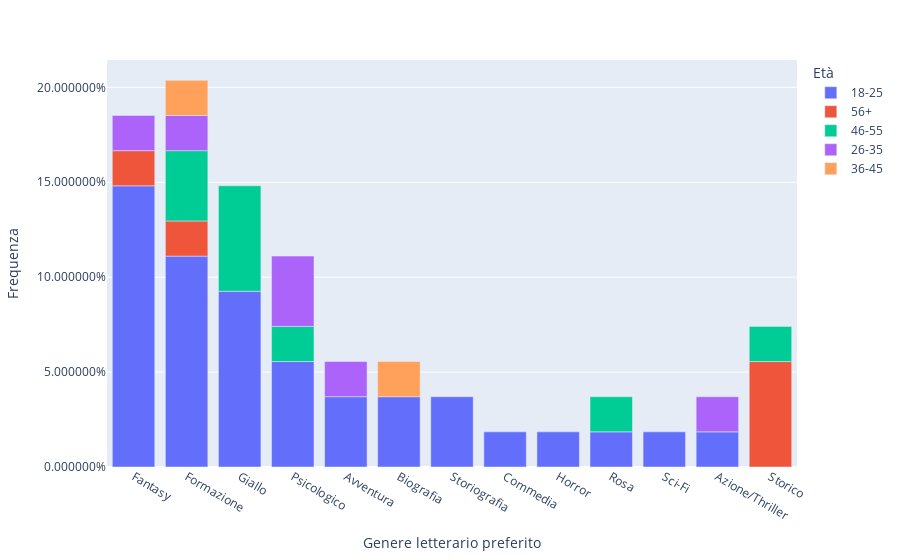

Notebook cell for this chart:
### Code cell
# Plot based on genre and age
df_genre_age = get_freq(df, ['Genere letterario preferito', 'Età'])

# Relative freq
df_genre_age = to_relative_freq(df_genre_age)
bar_genre_age = px.bar(df_genre_age, x = 'Genere letterario preferito', labels = {'f': 'Frequenza'}, y = 'f', color='Età')

# Add % sign to the ticks
bar_genre_age.update_layout(yaxis_tickformat = '%')

bar_genre_age.show()

# Saving
save_plot(bar_genre_age, 'bar_genre_age')

### Figure 1 — Plotly figure (JSON) as saved in the notebook; plotly's stock layout.template omitted (floating-point values rounded to 4 significant figures)
{"data": [{"alignmentgroup": "True", "hovertemplate": "Età=18-25<br>Genere letterario preferito=%{x}<br>Frequenza=%{y}<extra></extra>", "legendgroup": "18-25", "marker": {"color": "#636efa"}, "name": "18-25", "offsetgroup": "18-25", "orientation": "v", "showlegend": true, "textposition": "auto", "type": "bar", "x": ["Fantasy", "Formazione", "Giallo", "Psicologico", "Avventura", "Biografia", "Storiografia", "Commedia", "Horror", "Rosa", "Sci-Fi", "Azione/Thriller"], "xaxis": "x", "y": [0.1481, 0.1111, 0.09259, 0.05556, 0.03704, 0.03704, 0.03704, 0.01852, 0.01852, 0.01852, 0.01852, 0.01852], "yaxis": "y"}, {"alignmentgroup": "True", "hovertemplate": "Età=56+<br>Genere letterario preferito=%{x}<br>Frequenza=%{y}<extra></extra>", "legendgroup": "56+", "marker": {"color": "#EF553B"}, "name": "56+", "offsetgroup": "56+", "orientation": "v", "showlegend": true, "textposition": "auto", "type": "bar", "x": ["Storico", "Formazione", "Fantasy"], "xaxis": "x", "y": [0.05556, 0.01852, 0.01852], "yaxis": "y"}, {"alignmentgroup": "True", "hovertemplate": "Età=46-55<br>Genere letterario preferito=%{x}<br>Frequenza=%{y}<extra></extra>", "legendgroup": "46-55", "marker": {"color": "#00cc96"}, "name": "46-55", "offsetgroup": "46-55", "orientation": "v", "showlegend": true, "textposition": "auto", "type": "bar", "x": ["Giallo", "Formazione", "Psicologico", "Rosa", "Storico"], "xaxis": "x", "y": [0.05556, 0.03704, 0.01852, 0.01852, 0.01852], "yaxis": "y"}, {"alignmentgroup": "True", "hovertemplate": "Età=26-35<br>Genere letterario preferito=%{x}<br>Frequenza=%{y}<extra></extra>", "legendgroup": "26-35", "marker": {"color": "#ab63fa"}, "name": "26-35", "offsetgroup": "26-35", "orientation": "v", "showlegend": true, "textposition": "auto", "type": "bar", "x": ["Psicologico", "Formazione", "Avventura", "Fantasy", "Azione/Thriller"], "xaxis": "x", "y": [0.03704, 0.01852, 0.01852, 0.01852, 0.01852], "yaxis": "y"}, {"alignmentgroup": "True", "hovertemplate": "Età=36-45<br>Genere letterario preferito=%{x}<br>Frequenza=%{y}<extra></extra>", "legendgroup": "36-45", "marker": {"color": "#FFA15A"}, "name": "36-45", "offsetgroup": "36-45", "orientation": "v", "showlegend": true, "textposition": "auto", "type": "bar", "x": ["Formazione", "Biografia"], "xaxis": "x", "y": [0.01852, 0.01852], "yaxis": "y"}], "layout": {"barmode": "relative", "legend": {"title": {"text": "Età"}, "tracegroupgap": 0}, "margin": {"t": 60}, "xaxis": {"anchor": "y", "domain": [0, 1], "title": {"text": "Genere letterario preferito"}}, "yaxis": {"anchor": "x", "domain": [0, 1], "tickformat": "%", "title": {"text": "Frequenza"}}}}
